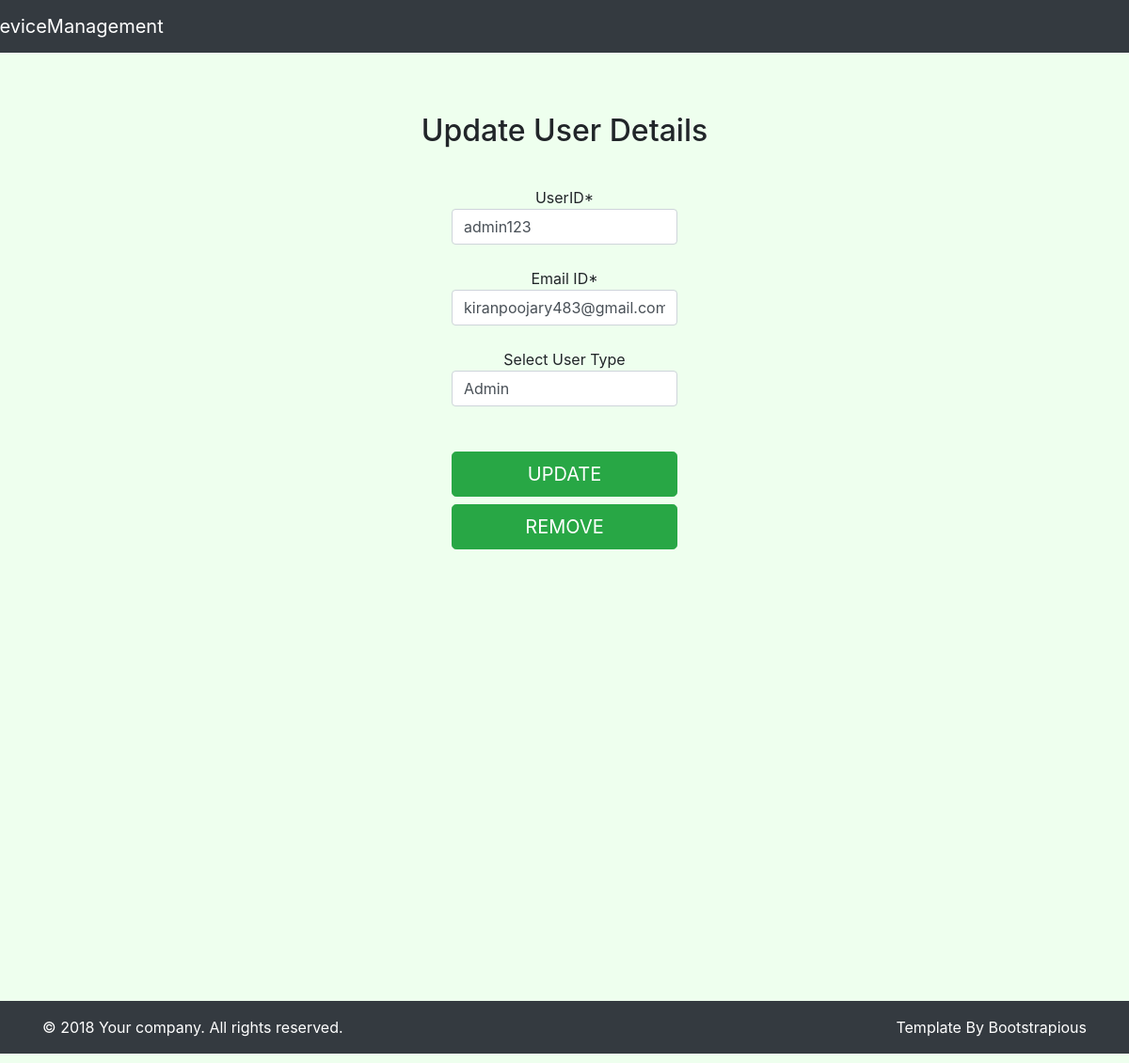
The page /userupdate.php (signed in) on the database its author committed.
### tables this page shows
CREATE TABLE IF NOT EXISTS `users` (
  `userid` varchar(20) NOT NULL,
  `password` varchar(12) NOT NULL,
  `email` varchar(40) NOT NULL,
  `privilage` varchar(5) NOT NULL,
  UNIQUE KEY `userid` (`userid`)
);

### userupdate.php (the view, shortened to what this page needs)
<?php
include('devicedb.php');
mysqli_select_db($con,'DeviceManagement');
$uid=$_SESSION["uid"];
$sql = "SELECT * FROM users WHERE userid='$uid'  ";
$result = $con->query($sql);
if ($result->num_rows > 0)
{
    while($row = $result->fetch_assoc())
    {
        $var_uid=$row["userid"];
        $var_email=$row["email"];
        $var_type=$row["privilage"];
    }
}
?>
<!DOCTYPE html>
<html>
<head>
<link rel="stylesheet" href="https://stackpath.bootstrapcdn.com/bootstrap/4.3.1/css/bootstrap.min.css">
<link rel="stylesheet" href="https://stackpath.bootstrapcdn.com/bootstrap/4.3.1/js/bootstrap.min.js">
<link rel="stylesheet" href="https://cdnjs.cloudflare.com/ajax/libs/sweetalert/1.1.3/sweetalert.css">
   </head>
<body style="background: #EEFFEE;padding-bottom:10px">
    <form id="form1" action="" method="post">
        <nav class="navbar navbar-expand-lg navbar-dark bg-dark fixed-top">
            <div class="container">
                <a class="navbar-brand" href="adminhomepage.php" style="margin-left: -60px;">DeviceManagement</a>
        </div>
    </nav>
    <br />
    <br />
    <br />
    <br />
    <br />
    <center>
    <center><h2><span>Update User Details</span></h2></center>
    <div style="margin: 40%;  margin-top: 40px; " >
        UserID*
        <input type="text" name="uid" value="<?php echo "$var_uid"; ?>"   placeholder="User ID"  Width="500px" class="form-control" required>
        <br>
        Email ID*
        <input type="email" pattern="[a-z0-9._%+-]+@[a-z0-9.-]+\.[a-z]{2,}$" size="35" name="eid" value="<?php echo "$var_email"; ?>" Class="form-control" Width="500px" placeholder="Email ID" required>
        <br />
        Select User Type
        <input id="tags" name="type" value="<?php echo "$var_type"; ?>" class="form-control" placeholder="User/Admin" required>
        <br><br>
        <input type="submit" name="up" value="UPDATE" class="btn btn-lg btn-success btn-block" >
        <input type="submit" name="del" value="REMOVE" class="btn btn-lg btn-success btn-block" >
    </div>
</center>
<div class="py-3 bg-dark text-white">
      <div class="container">
        <div class="row">
          <div class="col-md-7 text-center text-md-left">
            <p class="mb-md-0">© 2018 Your company. All rights reserved.</p>
          </div>
          <div class="col-md-5 text-center text-md-right">
            <p class="mb-0">Template By <a href="https://bootstrapious.com/" class="external text-white">Bootstrapious</a></p>
          </div>
        </div>
      </div>
    </div>
</form>
</body>
</html>

### rows shown on the page
users: uid "admin123", eid "kiranpoojary483@gmail.com", type "Admin"
